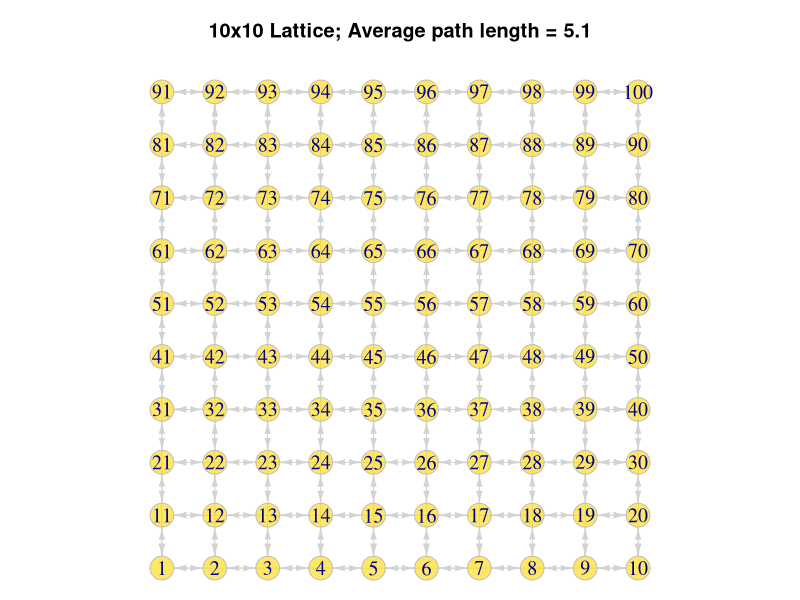
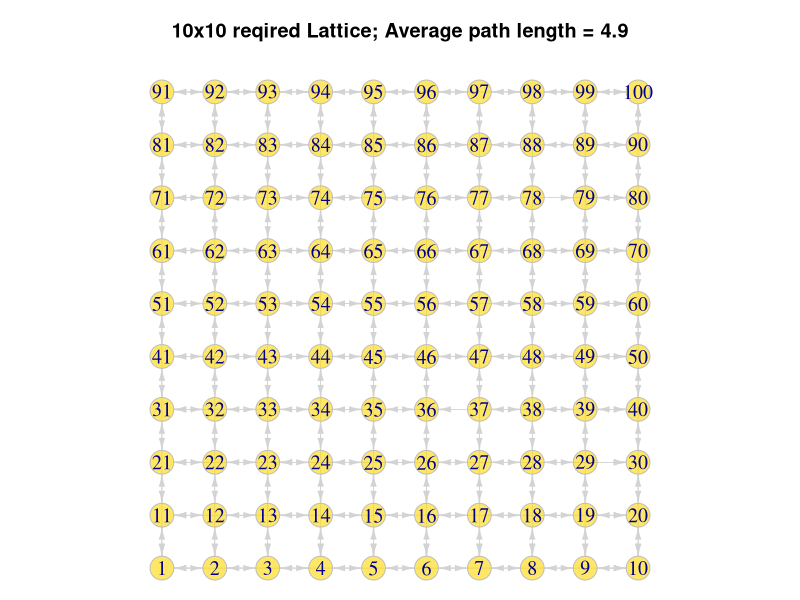

These charts were generated, in order, by the following R code: (Note: a time limit stopped this script after it produced the figures.)
## ---- chunk 1
knitr::opts_chunk$set(echo = TRUE)
## ---- chunk 2
library(igraph)

# the dimension of the lattice (e.g. it will be a length x length lattice)
length<-10

# This creates a circular lattice of specified length
lat <- make_lattice( c(length,length),  directed = TRUE,mutual = TRUE, circular = T )
index=0

# each node has a location on the grid given by an i,j vector
for (i in 1:length) {
  for (j in 1:length) {
    index<-index+1
    V(lat)[index]$name<-index
    V(lat)[index]$locname<-paste0(j,",",i)
    V(lat)[index]$location<-list(c(j,i))
  }
}

apl_lattice<- mean_distance(lat, directed = TRUE)
par(mar=c(0,0,3,0))
plot(lat, layout=layout_on_grid(lat), vertex.size=10,vertex.label.cex=1.2, vertex.color="#FFD70099",vertex.frame.color="grey", edge.color="lightgrey", edge.width=0.5, edge.arrow.size=0.6, edge.arrow.width=0.7, main=paste0(length, "x", length," Lattice",  "; Average path length = ", round(apl_lattice,1) ))
## ---- chunk 3
# Function to calculate manhattan distance
manhattan<- function(v1,v2){
  a<-unlist(v1$location)
  b<-unlist(v2$location)
  dx = min(abs(a[1]-b[1]),length-abs(a[1]-b[1]))
  dy = min(abs(a[2]-b[2]), length-abs(a[2]-b[2]));
  return(dx+dy)
}
## ---- chunk 4
#Reference: Slide 46 of Small world Lecture notes
#Kleinberg’s small world model that considers clustering component q

Kleinberg_model <- function(q,lat){
#iterating through each node Vi
for(Vi in V(lat)){
  #Iterating through each neighbor of Vi
  for(Vj in V(lat)[lat[Vi]==1]){
    #choosing one random number between 1 to 100
    Vk <-sample(1:100,1)
    #checking if the rewiring creates loops or multiple edges between Vi, Vk in the graph
    if( (Vk != Vi) & (Vk != Vj)  & !lat[Vi,Vk])
    {
        #calculates distance between vi and vk
        distance <- manhattan(V(lat)[Vi],V(lat)[Vk])
        #calculating the rewiring probability beta from the manhattan distance
        K = (1/log(length(V(lat))))
        prob <- K * (1/(distance^q))
        #Rewiring edge(Vi, Vj) with probability beta
        if(sample(c(0,1),size=1,prob=c(1-prob,prob)))
        {
          #deleting existing edge from the network
          lat[Vi,Vj]<-0
          #adding a new edge to the network
          lat[Vi,Vk]<-1
        }
    }
  }
}
  return(lat)
}

Kleinberg_small_world<- Kleinberg_model(2,lat)

apl<-mean_distance(Kleinberg_small_world, directed = TRUE)


#plotting small world network created with q=2
par(mar=c(0,0,3,0))
plot(Kleinberg_small_world, layout=layout_on_grid(Kleinberg_small_world), vertex.size=10,vertex.label.cex=1.2, vertex.color="#FFD70099",vertex.frame.color="grey",
     edge.color="lightgrey", edge.width=0.5, edge.arrow.size=0.6, edge.arrow.width=0.7, 
     main=paste0(length, "x", length," reqired Lattice",  "; Average path length = ", round(apl,1) ))
## ---- chunk 5
#millgram search function
millgram_search <- function(g, s, t, path){

  source<-V(g)[s]
  target<-V(g)[t]

  if(source$name==target$name){
    return (path)
  }
  neighbours <- neighbors(g, source, mode = "out")

  # if some neighbours have been previously considered remove them
  neighbours<- neighbours [! neighbours %in% path]

  # if the node has no further neighbours that can be considered
  # return the path
  if(length(neighbours)==0){
    return (path)
  }

  # calculate neighbour nearest to target
  dist=Inf
  closest_neighb = NULL

  # Now check each of the neighbour's distance to the target
  for(i in 1:length(neighbours)){

    # First check if any the neighbours are the target node
    # if one matches, then return the function with the path
    if(neighbours[i]$name==target$name){
      path<-c(path,target$name)
      return (path)
    }

    # get the topographical distance between the neigbour and the target
    # choose the neighbour that is closest to the target
    dist1<-manhattan(target,neighbours[i])
    if (dist1<dist){
      dist<-dist1
      closest_neighbour<-neighbours[i]
    }
  }
  # update the path with the neighbour closest to the target
  path<-c(path,closest_neighbour$name)

  # call the function on the neighbour that is closest to the target
  # this is a recursive call
  return (millgram_search(g,closest_neighbour$name,target, path))
}

## ---- chunk 6

#Function that returns all the distances in the network calculated using decentralised search
#which is then used to calculate apldc
apldc_fn <- function(model){

   
#calculating APLDC for small world network
max_distance <- NULL
  
N <-vcount(model)
  
# vector to hold path distance between each pair of vertices in the network
# we will average these values in the end
distances <- NULL

#use millgram_search to return a path between each pair of nodes in the network

for(i in 1: N){
  for(j in N : 1){
    if(i!=j){
      # each path starts with the source.
      # This is directed network so this section calculates paths firstly between i and j; then it calculates path between j and i
      path1<-millgram_search(model,i,j, path=c(i))
      # check if path1 ends in the target; if it does, add the path distance to the distances vector.
      # if the path doesn't end in the target then the target wasn't found and I don't include it in the distances vector
      if(path1[length(path1)]==j){
        distances<-c(distances,length(path1)-1)
        # check to see if the distance (of the path) is greater than the previous max_distance. update max_distance if it is.
        if(length(path1)>length(max_distance)){
          max_distance<-path1
        }
      }

      # This section now calculates paths between j and i
      path2<-millgram_search(model,j,i, path=c(j))
      # check if path1 ends in the target; if it does, add its distance to the distances vector. Same procedure as above
      if(path2[length(path2)]==i){
        distances<-c(distances,length(path2)-1)
        if(length(path2)>length(max_distance)){
          max_distance<-path2
        }
      }
    }
  }
}
return(distances)
}
## ---- chunk 7
distances <- apldc_fn(Kleinberg_small_world)
#calculating APLDC
apldc<- mean(distances)

cat("average path length using distributed search of ", length, " by ", length,  " small world (q = ", 2, ") : ", round(apldc, 2))

cat("APLDC/APL values is ",apldc/apl)
## ---- chunk 8

#function to return rewired lattice and the average path length of the rewired lattice
watts_strogtaz_model<- function(beta)
{
  set.seed(128)
  
  #rewiring the lattice with a probaility beta
  lat_rewire<- rewire(lat, each_edge(p = beta, loops = FALSE))

  # the average path length of the rewired lattice
  apl_ws<-mean_distance(lat_rewire, directed = TRUE)

  return(list("lat_rewire"=lat_rewire,"apl_ws"=apl_ws))
}
## ---- chunk 9
a <- watts_strogtaz_model(0.05)

lat_rewire <- a$lat_rewire
apl_ws <- a$apl_ws

cat("average path length of ", length, " by ", length,  " small world (beta = ", 0.05 , ") : ", round(apl, 2))
  par(mar=c(0,0,3,0))
  plot(lat_rewire, layout=layout_on_grid(lat_rewire), vertex.size=10,vertex.label.cex=1.2, 
       vertex.color="#FFD70099",vertex.frame.color="grey", edge.color="lightgrey", edge.width=0.5,
       edge.arrow.size=0.6, edge.arrow.width=0.7,
       main=paste0(length, "x", length," Lattice rewired with beta=",0.05,  "; Average path length = ", round(apl_ws,1) ))
## ---- chunk 10
distances_ws <- apldc_fn(Kleinberg_small_world)
#calculating APLDC
apldc_ws<- mean(distances_ws)

cat("average path length using distributed search of ", length, " by ", length,  " small world (beta = ", 0.05, ") : ", round(apldc_ws, 2))

cat("APLDC/APL values is ",apldc_ws/apl_ws)
